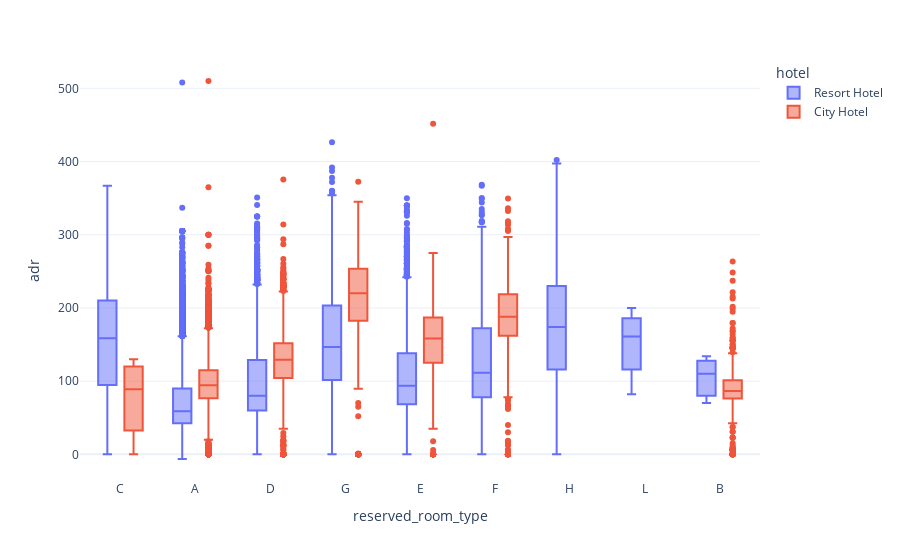

The notebook cell saved with this chart:
### Code cell
#adr = average daily rate (price)
data = df[df['is_canceled'] == 0]

px.box(data_frame = data, x = 'reserved_room_type', y = 'adr', color = 'hotel', template = 'plotly_white')

### Figure 1 — Plotly figure (JSON) as saved in the notebook; plotly's stock layout.template omitted (floating-point values rounded to 4 significant figures; data arrays with more than 128 entries replaced by an {"elided": "..."} marker saying what was removed)
{"data": [{"alignmentgroup": "True", "hovertemplate": "hotel=Resort Hotel<br>reserved_room_type=%{x}<br>adr=%{y}<extra></extra>", "legendgroup": "Resort Hotel", "marker": {"color": "#636efa"}, "name": "Resort Hotel", "notched": false, "offsetgroup": "Resort Hotel", "orientation": "v", "showlegend": true, "type": "box", "x": {"elided": "28927 str values"}, "x0": " ", "xaxis": "x", "y": {"elided": "28927 float values"}, "y0": " ", "yaxis": "y"}, {"alignmentgroup": "True", "hovertemplate": "hotel=City Hotel<br>reserved_room_type=%{x}<br>adr=%{y}<extra></extra>", "legendgroup": "City Hotel", "marker": {"color": "#EF553B"}, "name": "City Hotel", "notched": false, "offsetgroup": "City Hotel", "orientation": "v", "showlegend": true, "type": "box", "x": {"elided": "46084 str values"}, "x0": " ", "xaxis": "x", "y": {"elided": "46084 float values"}, "y0": " ", "yaxis": "y"}], "layout": {"boxmode": "group", "legend": {"title": {"text": "hotel"}, "tracegroupgap": 0}, "margin": {"t": 60}, "xaxis": {"anchor": "y", "domain": [0, 1], "title": {"text": "reserved_room_type"}}, "yaxis": {"anchor": "x", "domain": [0, 1], "title": {"text": "adr"}}}}
